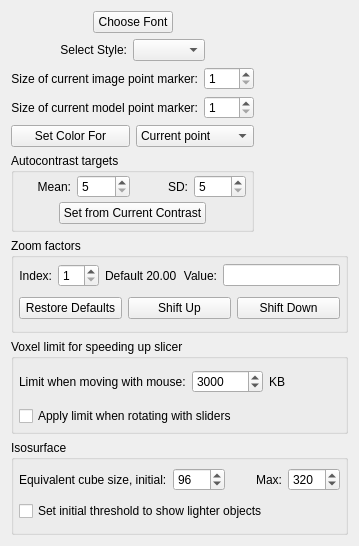
<ui version="4.0" >
 <class>AppearanceForm</class>
 <widget class="QWidget" name="AppearanceForm" >
  <property name="geometry" >
   <rect>
    <x>0</x>
    <y>0</y>
    <width>359</width>
    <height>546</height>
   </rect>
  </property>
  <property name="windowTitle" >
   <string>Appearance</string>
  </property>
  <layout class="QVBoxLayout" name="verticalLayout_2" >
   <item>
    <layout class="QHBoxLayout" >
     <item>
      <layout class="QVBoxLayout" >
       <item>
        <layout class="QHBoxLayout" >
         <property name="spacing" >
          <number>6</number>
         </property>
         <property name="margin" >
          <number>0</number>
         </property>
         <item>
          <spacer name="Spacer2" >
           <property name="orientation" >
            <enum>Qt::Horizontal</enum>
           </property>
           <property name="sizeType" >
            <enum>QSizePolicy::Expanding</enum>
           </property>
           <property name="sizeHint" stdset="0" >
            <size>
             <width>30</width>
             <height>0</height>
            </size>
           </property>
          </spacer>
         </item>
         <item>
          <widget class="QPushButton" name="fontButton" >
           <property name="toolTip" >
            <string>Open a font selector to pick font, style and size</string>
           </property>
           <property name="text" >
            <string>Choose Font</string>
           </property>
          </widget>
         </item>
         <item>
          <spacer name="Spacer1" >
           <property name="orientation" >
            <enum>Qt::Horizontal</enum>
           </property>
           <property name="sizeType" >
            <enum>QSizePolicy::Expanding</enum>
           </property>
           <property name="sizeHint" stdset="0" >
            <size>
             <width>30</width>
             <height>0</height>
            </size>
           </property>
          </spacer>
         </item>
        </layout>
       </item>
       <item>
        <layout class="QHBoxLayout" >
         <property name="spacing" >
          <number>6</number>
         </property>
         <property name="margin" >
          <number>0</number>
         </property>
         <item>
          <spacer name="Spacer4" >
           <property name="orientation" >
            <enum>Qt::Horizontal</enum>
           </property>
           <property name="sizeType" >
            <enum>QSizePolicy::Expanding</enum>
           </property>
           <property name="sizeHint" stdset="0" >
            <size>
             <width>30</width>
             <height>0</height>
            </size>
           </property>
          </spacer>
         </item>
         <item>
          <widget class="QLabel" name="TextLabel1" >
           <property name="text" >
            <string>Select Style:</string>
           </property>
           <property name="alignment" >
            <set>Qt::AlignRight|Qt::AlignTrailing|Qt::AlignVCenter</set>
           </property>
           <property name="wordWrap" >
            <bool>false</bool>
           </property>
          </widget>
         </item>
         <item>
          <widget class="QComboBox" name="styleComboBox" >
           <property name="toolTip" >
            <string>Change the style in which controls are drawn</string>
           </property>
          </widget>
         </item>
         <item>
          <spacer name="Spacer3" >
           <property name="orientation" >
            <enum>Qt::Horizontal</enum>
           </property>
           <property name="sizeType" >
            <enum>QSizePolicy::Expanding</enum>
           </property>
           <property name="sizeHint" stdset="0" >
            <size>
             <width>30</width>
             <height>0</height>
            </size>
           </property>
          </spacer>
         </item>
        </layout>
       </item>
       <item>
        <layout class="QHBoxLayout" >
         <property name="spacing" >
          <number>6</number>
         </property>
         <property name="margin" >
          <number>0</number>
         </property>
         <item>
          <widget class="QLabel" name="TextLabel2" >
           <property name="text" >
            <string>Size of current image point marker:</string>
           </property>
           <property name="alignment" >
            <set>Qt::AlignRight|Qt::AlignTrailing|Qt::AlignVCenter</set>
           </property>
           <property name="wordWrap" >
            <bool>false</bool>
           </property>
          </widget>
         </item>
         <item>
          <widget class="QSpinBox" name="imagePtSpinBox" >
           <property name="toolTip" >
            <string>Minimum size for current image point marker (cross)</string>
           </property>
           <property name="minimum" >
            <number>1</number>
           </property>
          </widget>
         </item>
        </layout>
       </item>
       <item>
        <layout class="QHBoxLayout" >
         <property name="spacing" >
          <number>6</number>
         </property>
         <property name="margin" >
          <number>0</number>
         </property>
         <item>
          <widget class="QLabel" name="TextLabel2_2" >
           <property name="toolTip" >
            <string>Minimum size for current point and current contour endpoint markers</string>
           </property>
           <property name="text" >
            <string>Size of current model point marker:</string>
           </property>
           <property name="alignment" >
            <set>Qt::AlignRight|Qt::AlignTrailing|Qt::AlignVCenter</set>
           </property>
           <property name="wordWrap" >
            <bool>false</bool>
           </property>
          </widget>
         </item>
         <item>
          <widget class="QSpinBox" name="modelPtSpinBox" >
           <property name="toolTip" >
            <string>Minimum size for current model point marker (circle)</string>
           </property>
           <property name="minimum" >
            <number>1</number>
           </property>
          </widget>
         </item>
        </layout>
       </item>
       <item>
        <layout class="QHBoxLayout" >
         <item>
          <widget class="QPushButton" name="markerColorButton" >
           <property name="toolTip" >
            <string>Open color selector to set color of current point marker</string>
           </property>
           <property name="text" >
            <string>Set Color For</string>
           </property>
          </widget>
         </item>
         <item>
          <widget class="QComboBox" name="colorComboBox" >
           <item>
            <property name="text" >
             <string>Current point</string>
            </property>
           </item>
           <item>
            <property name="text" >
             <string>First point</string>
            </property>
           </item>
           <item>
            <property name="text" >
             <string>Last point</string>
            </property>
           </item>
           <item>
            <property name="text" >
             <string>Foreground</string>
            </property>
           </item>
           <item>
            <property name="text" >
             <string>Background</string>
            </property>
           </item>
           <item>
            <property name="text" >
             <string>Surface ghost</string>
            </property>
           </item>
           <item>
            <property name="text" >
             <string>Cur pt shadow</string>
            </property>
           </item>
          </widget>
         </item>
        </layout>
       </item>
       <item>
        <widget class="QGroupBox" name="groupBox7" >
         <property name="title" >
          <string>Autocontrast targets</string>
         </property>
         <layout class="QVBoxLayout" >
          <property name="spacing" >
           <number>4</number>
          </property>
          <property name="leftMargin" >
           <number>5</number>
          </property>
          <property name="topMargin" >
           <number>2</number>
          </property>
          <property name="rightMargin" >
           <number>5</number>
          </property>
          <property name="bottomMargin" >
           <number>5</number>
          </property>
          <item>
           <layout class="QHBoxLayout" >
            <item>
             <widget class="QLabel" name="textLabel1" >
              <property name="text" >
               <string>Mean:</string>
              </property>
              <property name="alignment" >
               <set>Qt::AlignRight|Qt::AlignTrailing|Qt::AlignVCenter</set>
              </property>
              <property name="wordWrap" >
               <bool>false</bool>
              </property>
             </widget>
            </item>
            <item>
             <widget class="QSpinBox" name="autoMeanSpinBox" >
              <property name="toolTip" >
               <string>Mean intensity to display</string>
              </property>
              <property name="minimum" >
               <number>5</number>
              </property>
              <property name="maximum" >
               <number>250</number>
              </property>
             </widget>
            </item>
            <item>
             <widget class="QLabel" name="textLabel2" >
              <property name="text" >
               <string>  SD:</string>
              </property>
              <property name="alignment" >
               <set>Qt::AlignRight|Qt::AlignTrailing|Qt::AlignVCenter</set>
              </property>
              <property name="wordWrap" >
               <bool>false</bool>
              </property>
             </widget>
            </item>
            <item>
             <widget class="QSpinBox" name="autoSDspinBox" >
              <property name="toolTip" >
               <string>Contrast range occupied by one Standard Deviation</string>
              </property>
              <property name="minimum" >
               <number>5</number>
              </property>
              <property name="maximum" >
               <number>100</number>
              </property>
             </widget>
            </item>
           </layout>
          </item>
          <item>
           <layout class="QHBoxLayout" >
            <item>
             <spacer name="spacer12" >
              <property name="orientation" >
               <enum>Qt::Horizontal</enum>
              </property>
              <property name="sizeType" >
               <enum>QSizePolicy::Expanding</enum>
              </property>
              <property name="sizeHint" stdset="0" >
               <size>
                <width>40</width>
                <height>20</height>
               </size>
              </property>
             </spacer>
            </item>
            <item>
             <widget class="QPushButton" name="setTargetButton" >
              <property name="toolTip" >
               <string>Set the target mean and SD so that they would generate the contrast currently seen</string>
              </property>
              <property name="text" >
               <string>Set from Current Contrast</string>
              </property>
             </widget>
            </item>
            <item>
             <spacer name="spacer11" >
              <property name="orientation" >
               <enum>Qt::Horizontal</enum>
              </property>
              <property name="sizeType" >
               <enum>QSizePolicy::Expanding</enum>
              </property>
              <property name="sizeHint" stdset="0" >
               <size>
                <width>40</width>
                <height>20</height>
               </size>
              </property>
             </spacer>
            </item>
           </layout>
          </item>
         </layout>
        </widget>
       </item>
      </layout>
     </item>
     <item>
      <spacer name="Spacer13" >
       <property name="orientation" >
        <enum>Qt::Horizontal</enum>
       </property>
       <property name="sizeType" >
        <enum>QSizePolicy::Expanding</enum>
       </property>
       <property name="sizeHint" stdset="0" >
        <size>
         <width>16</width>
         <height>16</height>
        </size>
       </property>
      </spacer>
     </item>
    </layout>
   </item>
   <item>
    <widget class="QGroupBox" name="GroupBox4" >
     <property name="title" >
      <string>Zoom factors</string>
     </property>
     <layout class="QVBoxLayout" >
      <property name="spacing" >
       <number>6</number>
      </property>
      <property name="leftMargin" >
       <number>5</number>
      </property>
      <property name="topMargin" >
       <number>2</number>
      </property>
      <property name="rightMargin" >
       <number>5</number>
      </property>
      <property name="bottomMargin" >
       <number>5</number>
      </property>
      <item>
       <layout class="QHBoxLayout" >
        <property name="spacing" >
         <number>6</number>
        </property>
        <property name="margin" >
         <number>0</number>
        </property>
        <item>
         <widget class="QLabel" name="TextLabel4" >
          <property name="text" >
           <string>Index:</string>
          </property>
          <property name="alignment" >
           <set>Qt::AlignRight|Qt::AlignTrailing|Qt::AlignVCenter</set>
          </property>
          <property name="wordWrap" >
           <bool>false</bool>
          </property>
         </widget>
        </item>
        <item>
         <widget class="QSpinBox" name="zoomIndexSpinBox" >
          <property name="toolTip" >
           <string>Set index of zoom value to modify</string>
          </property>
          <property name="minimum" >
           <number>1</number>
          </property>
         </widget>
        </item>
        <item>
         <widget class="QLabel" name="defaultZoomLabel" >
          <property name="text" >
           <string>Default 20.00</string>
          </property>
          <property name="wordWrap" >
           <bool>false</bool>
          </property>
         </widget>
        </item>
        <item>
         <widget class="QLabel" name="TextLabel6" >
          <property name="text" >
           <string>Value:</string>
          </property>
          <property name="alignment" >
           <set>Qt::AlignRight|Qt::AlignTrailing|Qt::AlignVCenter</set>
          </property>
          <property name="wordWrap" >
           <bool>false</bool>
          </property>
         </widget>
        </item>
        <item>
         <widget class="QLineEdit" name="zoomEdit" >
          <property name="toolTip" >
           <string>Enter a new zoom value for given index</string>
          </property>
         </widget>
        </item>
       </layout>
      </item>
      <item>
       <layout class="QHBoxLayout" >
        <property name="spacing" >
         <number>6</number>
        </property>
        <property name="margin" >
         <number>0</number>
        </property>
        <item>
         <widget class="QPushButton" name="PushButton25" >
          <property name="toolTip" >
           <string>Restore all default zoom values</string>
          </property>
          <property name="text" >
           <string>Restore Defaults</string>
          </property>
         </widget>
        </item>
        <item>
         <widget class="QPushButton" name="PushButton26" >
          <property name="toolTip" >
           <string>Move each zoom value to the next index</string>
          </property>
          <property name="text" >
           <string>Shift Up</string>
          </property>
         </widget>
        </item>
        <item>
         <widget class="QPushButton" name="PushButton27" >
          <property name="toolTip" >
           <string>Move each zoom value to the previous index</string>
          </property>
          <property name="text" >
           <string>Shift Down</string>
          </property>
         </widget>
        </item>
       </layout>
      </item>
     </layout>
    </widget>
   </item>
   <item>
    <widget class="QGroupBox" name="groupBox3" >
     <property name="title" >
      <string>Voxel limit for speeding up slicer</string>
     </property>
     <layout class="QVBoxLayout" >
      <property name="spacing" >
       <number>4</number>
      </property>
      <property name="leftMargin" >
       <number>5</number>
      </property>
      <property name="topMargin" >
       <number>2</number>
      </property>
      <property name="rightMargin" >
       <number>5</number>
      </property>
      <property name="bottomMargin" >
       <number>5</number>
      </property>
      <item>
       <layout class="QHBoxLayout" >
        <item>
         <widget class="QLabel" name="textLabel1_2" >
          <property name="text" >
           <string>Limit when moving with mouse:</string>
          </property>
          <property name="wordWrap" >
           <bool>false</bool>
          </property>
         </widget>
        </item>
        <item>
         <widget class="QSpinBox" name="voxLimitSpinBox" >
          <property name="toolTip" >
           <string>Limit governing how many fewer slices are averaged when panning or rotating slicer image with mouse</string>
          </property>
          <property name="minimum" >
           <number>500</number>
          </property>
          <property name="maximum" >
           <number>100000</number>
          </property>
          <property name="singleStep" >
           <number>500</number>
          </property>
          <property name="value" >
           <number>3000</number>
          </property>
         </widget>
        </item>
        <item>
         <widget class="QLabel" name="textLabel2_2" >
          <property name="text" >
           <string>KB</string>
          </property>
          <property name="wordWrap" >
           <bool>false</bool>
          </property>
         </widget>
        </item>
       </layout>
      </item>
      <item>
       <widget class="QCheckBox" name="limitSliderBox" >
        <property name="toolTip" >
         <string>Use same speedup method when dragging angle sliders</string>
        </property>
        <property name="text" >
         <string>Apply limit when rotating with sliders</string>
        </property>
       </widget>
      </item>
     </layout>
    </widget>
   </item>
   <item>
    <widget class="QGroupBox" name="groupBox" >
     <property name="title" >
      <string>Isosurface</string>
     </property>
     <layout class="QVBoxLayout" name="verticalLayout" >
      <property name="spacing" >
       <number>4</number>
      </property>
      <property name="leftMargin" >
       <number>5</number>
      </property>
      <property name="topMargin" >
       <number>2</number>
      </property>
      <property name="rightMargin" >
       <number>5</number>
      </property>
      <property name="bottomMargin" >
       <number>5</number>
      </property>
      <item>
       <layout class="QHBoxLayout" name="horizontalLayout" >
        <item>
         <widget class="QLabel" name="label" >
          <property name="text" >
           <string>Equivalent cube size, initial:</string>
          </property>
         </widget>
        </item>
        <item>
         <widget class="QSpinBox" name="isoBoxInitSpin" >
          <property name="toolTip" >
           <string>Set initial box size to the cube of this number of voxels</string>
          </property>
          <property name="minimum" >
           <number>32</number>
          </property>
          <property name="maximum" >
           <number>160</number>
          </property>
          <property name="singleStep" >
           <number>4</number>
          </property>
          <property name="value" >
           <number>96</number>
          </property>
         </widget>
        </item>
        <item>
         <widget class="QLabel" name="label_2" >
          <property name="text" >
           <string>Max:</string>
          </property>
          <property name="alignment" >
           <set>Qt::AlignRight|Qt::AlignTrailing|Qt::AlignVCenter</set>
          </property>
         </widget>
        </item>
        <item>
         <widget class="QSpinBox" name="isoBoxLimitSpin" >
          <property name="toolTip" >
           <string>Limit box size to the cube of this number of voxels</string>
          </property>
          <property name="maximum" >
           <number>520</number>
          </property>
          <property name="singleStep" >
           <number>10</number>
          </property>
          <property name="value" >
           <number>320</number>
          </property>
         </widget>
        </item>
       </layout>
      </item>
      <item>
       <widget class="QCheckBox" name="isoHighBox" >
        <property name="toolTip" >
         <string>Set first isosurface threshold above instead of below the median intensity</string>
        </property>
        <property name="text" >
         <string>Set initial threshold to show lighter objects</string>
        </property>
       </widget>
      </item>
     </layout>
    </widget>
   </item>
  </layout>
 </widget>
 <layoutdefault spacing="6" margin="11" />
 <resources/>
 <connections>
  <connection>
   <sender>fontButton</sender>
   <signal>clicked()</signal>
   <receiver>AppearanceForm</receiver>
   <slot>fontPressed()</slot>
   <hints>
    <hint type="sourcelabel" >
     <x>20</x>
     <y>20</y>
    </hint>
    <hint type="destinationlabel" >
     <x>20</x>
     <y>20</y>
    </hint>
   </hints>
  </connection>
  <connection>
   <sender>imagePtSpinBox</sender>
   <signal>valueChanged(int)</signal>
   <receiver>AppearanceForm</receiver>
   <slot>imagePtChanged(int)</slot>
   <hints>
    <hint type="sourcelabel" >
     <x>20</x>
     <y>20</y>
    </hint>
    <hint type="destinationlabel" >
     <x>20</x>
     <y>20</y>
    </hint>
   </hints>
  </connection>
  <connection>
   <sender>modelPtSpinBox</sender>
   <signal>valueChanged(int)</signal>
   <receiver>AppearanceForm</receiver>
   <slot>modelPtChanged(int)</slot>
   <hints>
    <hint type="sourcelabel" >
     <x>20</x>
     <y>20</y>
    </hint>
    <hint type="destinationlabel" >
     <x>20</x>
     <y>20</y>
    </hint>
   </hints>
  </connection>
  <connection>
   <sender>styleComboBox</sender>
   <signal>activated(QString)</signal>
   <receiver>AppearanceForm</receiver>
   <slot>styleSelected(QString)</slot>
   <hints>
    <hint type="sourcelabel" >
     <x>20</x>
     <y>20</y>
    </hint>
    <hint type="destinationlabel" >
     <x>20</x>
     <y>20</y>
    </hint>
   </hints>
  </connection>
  <connection>
   <sender>autoMeanSpinBox</sender>
   <signal>valueChanged(int)</signal>
   <receiver>AppearanceForm</receiver>
   <slot>autoMeanChanged(int)</slot>
   <hints>
    <hint type="sourcelabel" >
     <x>20</x>
     <y>20</y>
    </hint>
    <hint type="destinationlabel" >
     <x>20</x>
     <y>20</y>
    </hint>
   </hints>
  </connection>
  <connection>
   <sender>autoSDspinBox</sender>
   <signal>valueChanged(int)</signal>
   <receiver>AppearanceForm</receiver>
   <slot>autoSDChanged(int)</slot>
   <hints>
    <hint type="sourcelabel" >
     <x>20</x>
     <y>20</y>
    </hint>
    <hint type="destinationlabel" >
     <x>20</x>
     <y>20</y>
    </hint>
   </hints>
  </connection>
  <connection>
   <sender>setTargetButton</sender>
   <signal>clicked()</signal>
   <receiver>AppearanceForm</receiver>
   <slot>setTargetClicked()</slot>
   <hints>
    <hint type="sourcelabel" >
     <x>20</x>
     <y>20</y>
    </hint>
    <hint type="destinationlabel" >
     <x>20</x>
     <y>20</y>
    </hint>
   </hints>
  </connection>
  <connection>
   <sender>markerColorButton</sender>
   <signal>clicked()</signal>
   <receiver>AppearanceForm</receiver>
   <slot>markerColorClicked()</slot>
   <hints>
    <hint type="sourcelabel" >
     <x>20</x>
     <y>20</y>
    </hint>
    <hint type="destinationlabel" >
     <x>20</x>
     <y>20</y>
    </hint>
   </hints>
  </connection>
  <connection>
   <sender>PushButton25</sender>
   <signal>clicked()</signal>
   <receiver>AppearanceForm</receiver>
   <slot>restoreDefaultZooms()</slot>
   <hints>
    <hint type="sourcelabel" >
     <x>20</x>
     <y>20</y>
    </hint>
    <hint type="destinationlabel" >
     <x>20</x>
     <y>20</y>
    </hint>
   </hints>
  </connection>
  <connection>
   <sender>PushButton26</sender>
   <signal>clicked()</signal>
   <receiver>AppearanceForm</receiver>
   <slot>shiftZoomsUp()</slot>
   <hints>
    <hint type="sourcelabel" >
     <x>20</x>
     <y>20</y>
    </hint>
    <hint type="destinationlabel" >
     <x>20</x>
     <y>20</y>
    </hint>
   </hints>
  </connection>
  <connection>
   <sender>PushButton27</sender>
   <signal>clicked()</signal>
   <receiver>AppearanceForm</receiver>
   <slot>shiftZoomsDown()</slot>
   <hints>
    <hint type="sourcelabel" >
     <x>20</x>
     <y>20</y>
    </hint>
    <hint type="destinationlabel" >
     <x>20</x>
     <y>20</y>
    </hint>
   </hints>
  </connection>
  <connection>
   <sender>zoomIndexSpinBox</sender>
   <signal>valueChanged(int)</signal>
   <receiver>AppearanceForm</receiver>
   <slot>newZoomIndex(int)</slot>
   <hints>
    <hint type="sourcelabel" >
     <x>20</x>
     <y>20</y>
    </hint>
    <hint type="destinationlabel" >
     <x>20</x>
     <y>20</y>
    </hint>
   </hints>
  </connection>
  <connection>
   <sender>zoomEdit</sender>
   <signal>textChanged(QString)</signal>
   <receiver>AppearanceForm</receiver>
   <slot>newZoomValue()</slot>
   <hints>
    <hint type="sourcelabel" >
     <x>20</x>
     <y>20</y>
    </hint>
    <hint type="destinationlabel" >
     <x>20</x>
     <y>20</y>
    </hint>
   </hints>
  </connection>
 </connections>
</ui>
